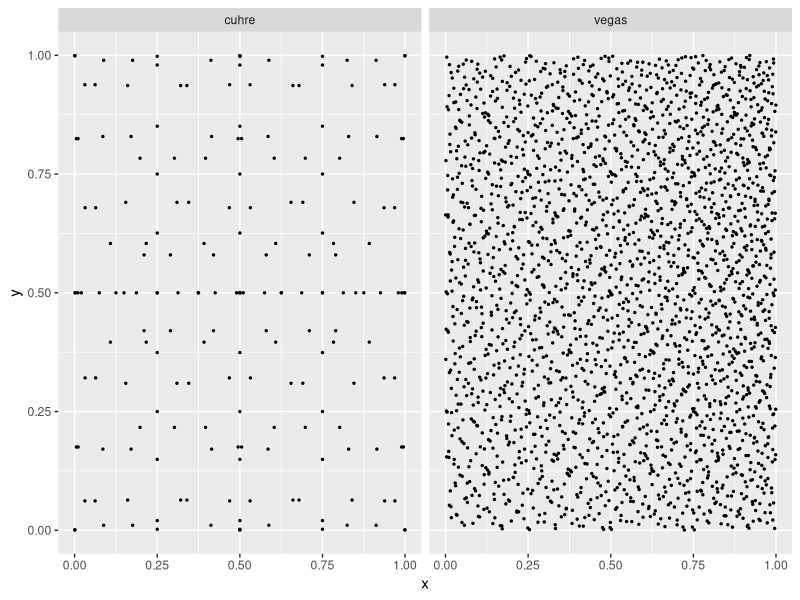

R code for this plot:
## ---- chunk 1
knitr::opts_chunk$set(echo = TRUE)
library(tidyverse)
## ---- chunk 2
d <- bind_rows(cuhre = read_tsv("cuhre_points.txt"),
               vegas = read_tsv("vegas_points.txt"),
               .id = "alg")
## ---- chunk 3
ggplot(d, aes(x,y)) +
  geom_point(size = 0.5) +
  facet_wrap(vars(alg))
